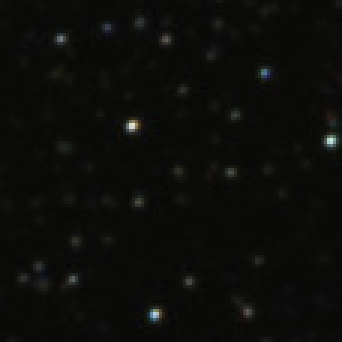
#> input picture brief/Small_area.png, 114 x 114 px (shown 3 times larger)
$ python main.py --source brief/Small_area.png --template brief/StarMap.png   (older library calls are emulated)
#> lines starting #> are read from the running program, lines starting #| are printed output that depends on the picture
#> further down, source is the input picture: shape (114, 114, 3); mean B, G, R 10.6, 12.6, 12.5
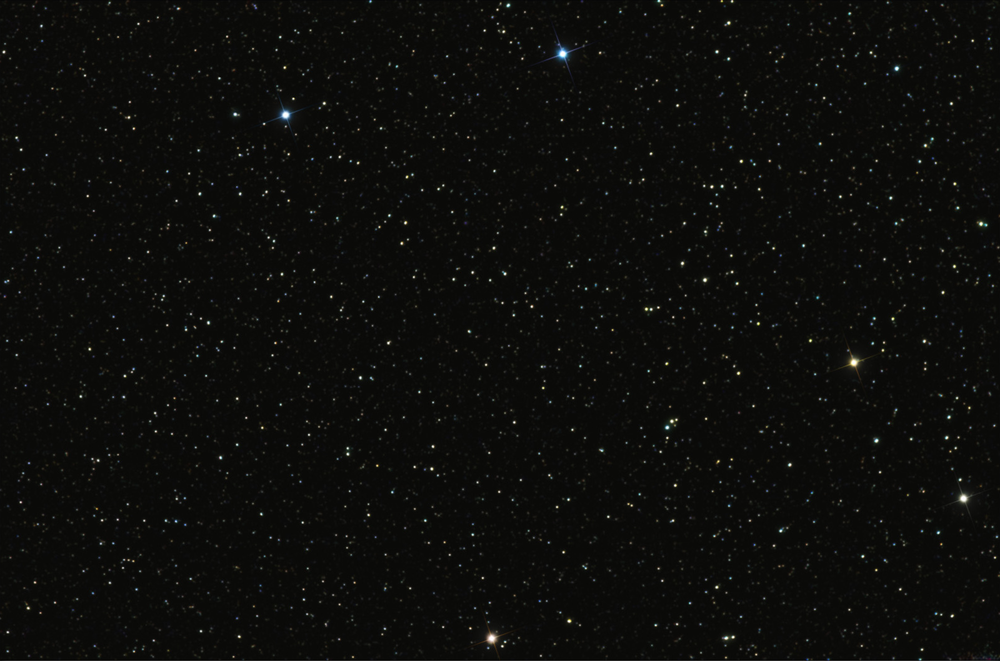
#> input picture brief/StarMap.png, 1000 x 661 px, shrunk from 1600 x 1057 before the run
#> further down, template is the input picture: shape (661, 1000, 3); mean B, G, R 11, 13.2, 13
import argparse
import cv2
import numpy as np


def get_area(source,template,s_g,t_g,h,w):
    """
    :param source: Color source image (StarMap.png)
    :param template: Color template image (Small_area.png/Small_area_rotated.png)
    :param s_g: Grayscale source image
    :param t_g: Grayscale template image
    :param h: template_g.shape[0]
    :param w: temlate_g.shape[1]
    :return: None

    This function is used for determine the 4 point positions of template image in the Star Map image.
    If image is not rotated Template Matching will determine exact locations.
    If image is rotated Feature Matching and Homography case will determine approximate locations

    """
#> called with h = 1000, w = 661

    result = cv2.matchTemplate(s_g, t_g, cv2.TM_CCORR_NORMED)
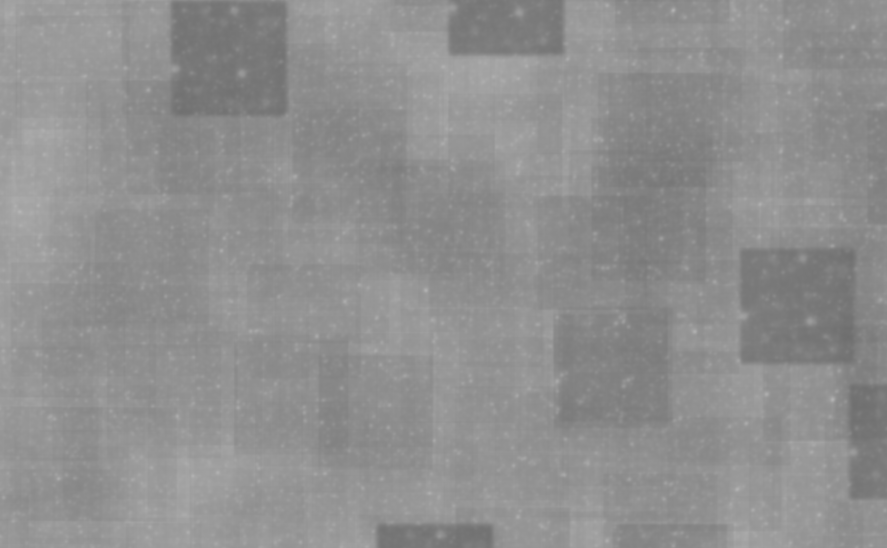
#> result: shape (548, 887) float32; min 0.435, max 0.709, mean 0.563
    min_val, max_val, min_loc, max_loc = cv2.minMaxLoc(result)
#> min_val = 0.435; max_val = 0.709; min_loc = (847, 337); max_loc = (19, 211)

    top_left = max_loc
#> top_left = (19, 211)
    bottom_right = (top_left[0] + h, top_left[1] + w)
#> bottom_right = (1019, 872)
    top_right = (top_left[0], bottom_right[1])
#> top_right = (19, 872)
    bottom_left = (bottom_right[0], top_left[1])
#> bottom_left = (1019, 211)


    template_mean = np.mean(template)   # Mean of template image
#> template_mean = 12.41
    template_std = np.std(template)     # Standart Deviation of template image
#> template_std = 11.99

    roi = source[top_left[1]:top_left[1] + w, top_left[0]:top_left[0] + h] # roi refers to proposed locations in source image
#> roi = empty array
    roi_mean = np.mean(roi)   # Mean of roi in source image
#> roi_mean = nan
    roi_std = np.std(roi)     # Standart Deviation of roi in source image
#> roi_std = nan

    if (template_mean == roi_mean and template_std == roi_std): # If mean and std of roi equal to mean and std of template image , these locations are correct
        print("Coordinates: {} , {}, {}, {}".format(top_left, top_right, bottom_right,bottom_left))
    else:
        # If code goes here, it means image is rotated
        del roi,roi_std,roi_mean

        orb = cv2.ORB_create(nfeatures=10000) # Initiate ORB object with 100000 features

        #find the keypoints and descriptors
        keypoints_s, descriptors_s = orb.detectAndCompute(s_g,None)
#> keypoints_s = 10 keypoints; (x, y, size): (44, 41, 31), (43, 41, 37.2), (76, 57, 31), (45, 67, 31), (46, 67, 37.2), (78, 38, 31), (59, 56, 31), (59, 56, 37.2), (59, 56, 44.6), (59, 57, 53.6)
        keypoints_t, descriptors_t = orb.detectAndCompute(t_g,None)
#> keypoints_t = 8373 keypoints; strongest (x, y, size): (896, 69, 31), (704, 280, 31), (569, 621, 31), (876, 441, 31)


        flann_index_lsh = 6
        index_params = dict(algorithm = flann_index_lsh)
        search_params = dict()
        # Set Flann Based Matcher
        flann = cv2.FlannBasedMatcher(index_params,search_params)
        # Get matches
        flann_matches = flann.knnMatch(descriptors_t,descriptors_s,k=2)
#> flann_matches = 8373 items


        good_matches = list()
        for x,y in flann_matches:
            if(x.distance < 0.7 * y.distance):
                good_matches.append(x)
#> this loop made 0 passes
#> after the loop, good_matches = []

        src_pts = np.float32([keypoints_t[x.queryIdx].pt for x in good_matches]).reshape(-1,1,2)
        dst_pts = np.float32([keypoints_s[x.trainIdx].pt for x in good_matches]).reshape(-1,1,2)

        M, mask = cv2.findHomography(srcPoints=src_pts,dstPoints=dst_pts,method=cv2.RANSAC)

        pts = np.float32([[0, 0], [0, h - 1], [w - 1, h - 1], [w - 1, 0]]).reshape(-1, 1, 2)
        dst = cv2.perspectiveTransform(pts, M).astype(np.int)
        print("Coordinates: {} , {}, {}, {}".format(dst[0],dst[1],dst[2],dst[3]))


if __name__ == '__main__':

    parse = argparse.ArgumentParser()
    parse.add_argument("-s", "--source", required=True,type=str, help="Path to source image // Must be StarMap.png file")
    parse.add_argument("-t", "--template", required=True,type=str, help="Path to template image")

    args = vars(parse.parse_args())

    source = cv2.imread(args["source"],cv2.IMREAD_ANYCOLOR)
    template = cv2.imread(args["template"], cv2.IMREAD_ANYCOLOR)

    source_g = cv2.imread(args["source"],0)
    template_g = cv2.imread(args["template"],0)

    h, w = template_g.shape
#> (the run stopped early here; a loop or call above may not have finished)
